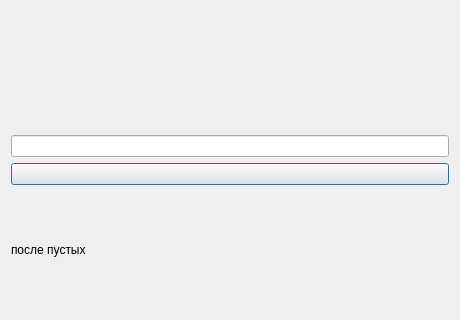
<?xml version="1.0" encoding="UTF-8"?>
<ui version="4.0"><class>Dialog</class><widget class="QDialog" name="Dialog"><property name="geometry"><rect><x>0</x><y>0</y><width>460</width><height>320</height></rect></property><property name="windowTitle"><string>#092 text/177_empty_label</string></property><layout class="QVBoxLayout" name="verticalLayout"><property name="leftMargin"><number>11</number></property><property name="topMargin"><number>11</number></property><property name="rightMargin"><number>11</number></property><property name="bottomMargin"><number>11</number></property><property name="spacing"><number>6</number></property><item><widget class="QLabel" name="l1"><property name="text"><string></string></property></widget></item><item><widget class="QLineEdit" name="e1"></widget></item><item><widget class="QPushButton" name="b1"><property name="text"><string></string></property></widget></item><item><widget class="QLabel" name="l2"><property name="text"><string>после пустых</string></property></widget></item></layout></widget></ui>
